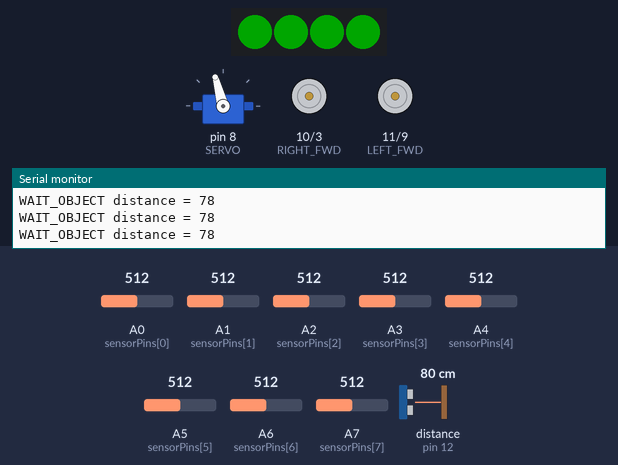
Bench run of a sketch on a simulated Arduino Nano, built with avr-gcc and run on an emulated ATmega328P. On the bench: 4 RGB LEDs in strip order, left to right, servo, motor-driver pin pairs drawn as motors (green arrow = first pin HIGH = forward, orange = second pin HIGH = backward, longer = more drive), the last lines printed to the serial monitor. Wiring (inferred from the names in the program): ultrasonic range finder: trigger pin 13; echo pin 12; servo: signal pin 8. The test bench sets the inputs (shaded band); at power-on: distance to the obstacle (sensor on pin 12) 80 cm, A0 (sensorPins[0]) = 512, A1 (sensorPins[1]) = 512, A2 (sensorPins[2]) = 512, A3 (sensorPins[3]) = 512, A4 (sensorPins[4]) = 512, A5 (sensorPins[5]) = 512, A6 (sensorPins[6]) = 512, A7 (sensorPins[7]) = 512. The echo pulse lasts 58.3 µs per cm; dim RGB values are drawn brighter than linear; servo pulses on a pin are drawn as a servo (544–2400 µs = 0–180°).

Above: at 2.2 s.
2.3 s: distance to the obstacle (sensor on pin 12) set to 34 cm
3.8 s: distance to the obstacle (sensor on pin 12) set to 29 cm
At 4.5 s:
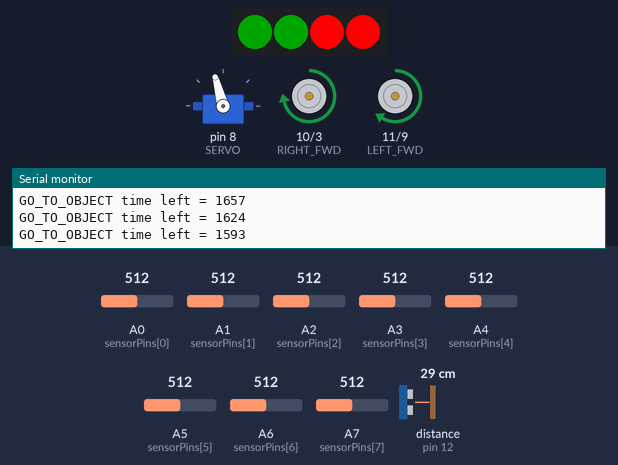
At 7.1 s:
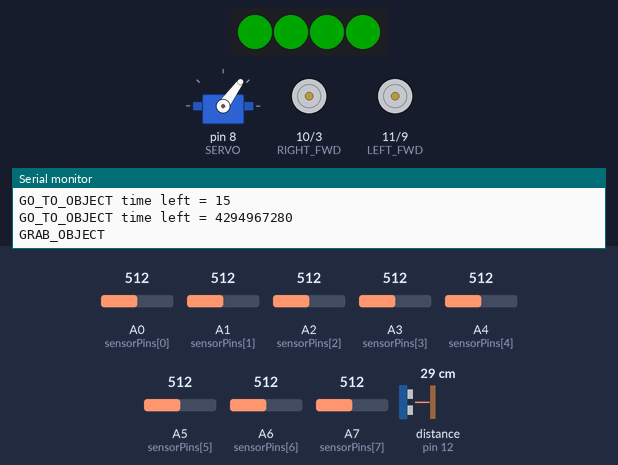
Timing chart, 0 to 18.8 s (numbered marks = the images above; inputs shaded):
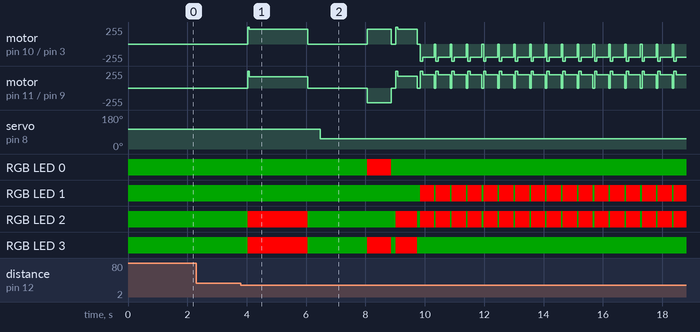

The sketch:

sketch_mar24a.ino
```cpp
#include <Adafruit_NeoPixel.h>

#define LED_PIN 7
#define NUM_LEDS 4

Adafruit_NeoPixel strip(NUM_LEDS, LED_PIN, NEO_GRB + NEO_KHZ800);

// ================= MOTOR PINS =================
const int LEFT_FWD  = 11;
const int LEFT_BWD  = 9;
const int RIGHT_FWD = 10;
const int RIGHT_BWD = 3;

// ================= ULTRASONIC SENSOR =================
const int TRIG_PIN = 13;
const int ECHO_PIN = 12;

// ================= GRIPPER =================
#define SERVO 8
#define GRIPPER_OPEN  1620
#define GRIPPER_CLOSE 1100

// ================= LINE SENSORS =================
int sensorPins[8] = {A0, A1, A2, A3, A4, A5, A6, A7};

// ================= SPEED SETTINGS =================
const int BASE_SPEED = 200;
const int TURN_SPEED = 190;
const int TURN_AROUND_SPEED = 200;
const int SEARCH_SPEED = 180;
const int APPROACH_SPEED = 180;
const int LINE_TH = 700;

// ================= FINISH SETTINGS =================
const int FINISH_SLOW_SPEED = 160;
const unsigned long FINISH_CHECK_TIME = 500;

// ================= DISTANCE/TIME SETTINGS =================
const int OBJECT_DETECT_DISTANCE = 30;
const unsigned long APPROACH_TIME = 2000;
const unsigned long BACK_TIME = 3000;
const unsigned long LEFT_TURN_90_TIME = 800;
const unsigned long FORWARD_AFTER_GRAB_TIME = 700;

// ================= OBSTACLE SETTINGS =================
const int OBSTACLE_DISTANCE = 10;

// ================= STATE =================
int lastTurn = 0;   // -1 left, 0 straight, 1 right
bool turningRight = false;
bool turningLeft  = false;
bool finished = false;
bool startBoostNeeded = true;

unsigned long moveStartTime = 0;
unsigned long actionStartTime = 0;

bool finishCandidate = false;
unsigned long finishCandidateStart = 0;

// ================= MODES =================
enum RobotMode {
  WAIT_OBJECT,
  GO_TO_OBJECT,
  GRAB_OBJECT,
  TURN_LEFT_90_AFTER_GRAB,
  GO_FORWARD_AFTER_GRAB,
  MAZE_MODE,
  FINISHED_MODE
};

RobotMode mode = WAIT_OBJECT;

// ================= LED CONTROL =================
void ledsBaseGreen() {
  for (int i = 0; i < NUM_LEDS; i++) {
    strip.setPixelColor(i, strip.Color(0, 40, 0));
  }
}

void ledsForward() {
  ledsBaseGreen();
  strip.setPixelColor(3, strip.Color(255, 0, 0)); // перед лев
  strip.setPixelColor(2, strip.Color(255, 0, 0)); // перед прав
  strip.show();
}

void ledsBack() {
  ledsBaseGreen();
  strip.setPixelColor(0, strip.Color(255, 0, 0)); // зад прав
  strip.setPixelColor(1, strip.Color(255, 0, 0)); // зад лев
  strip.show();
}

void ledsLeft() {
  ledsBaseGreen();
  strip.setPixelColor(3, strip.Color(255, 0, 0)); // перед лев
  strip.setPixelColor(0, strip.Color(255, 0, 0)); // зад лев
  strip.show();
}

void ledsRight() {
  ledsBaseGreen();
  strip.setPixelColor(2, strip.Color(255, 0, 0)); // перед прав
  strip.setPixelColor(1, strip.Color(255, 0, 0)); // зад прав
  strip.show();
}

void ledsIdle() {
  ledsBaseGreen();
  strip.show();
}

// ================= MOTOR CONTROL =================
void stopMotors() {
  analogWrite(LEFT_FWD, 0);
  analogWrite(LEFT_BWD, 0);
  analogWrite(RIGHT_FWD, 0);
  analogWrite(RIGHT_BWD, 0);

  ledsIdle();
  startBoostNeeded = true;
}

void forward(int spd) {
  ledsForward();

  if (startBoostNeeded) {
    analogWrite(LEFT_FWD, 255);
    analogWrite(LEFT_BWD, 0);
    analogWrite(RIGHT_FWD, 255);
    analogWrite(RIGHT_BWD, 0);
    delay(60);

    startBoostNeeded = false;
  }

  analogWrite(LEFT_FWD, spd);
  analogWrite(LEFT_BWD, 0);
  analogWrite(RIGHT_FWD, constrain(spd + 40, 0, 255));
  analogWrite(RIGHT_BWD, 0);
}

void backward(int spd) {
  ledsBack();

  analogWrite(LEFT_FWD, 0);
  analogWrite(LEFT_BWD, spd);
  analogWrite(RIGHT_FWD, 0);
  analogWrite(RIGHT_BWD, constrain(spd + 30, 0, 255));
}

void turnLeft() {
  ledsLeft();

  analogWrite(LEFT_FWD, 0);
  analogWrite(LEFT_BWD, 0);
  analogWrite(RIGHT_FWD, constrain(TURN_SPEED + 40, 0, 255));
  analogWrite(RIGHT_BWD, 0);
}

void turnRight() {
  ledsRight();

  analogWrite(LEFT_FWD, TURN_SPEED);
  analogWrite(LEFT_BWD, 0);
  analogWrite(RIGHT_FWD, 0);
  analogWrite(RIGHT_BWD, 0);
}

void pivotLeft() {
  ledsLeft();

  analogWrite(LEFT_FWD, 0);
  analogWrite(LEFT_BWD, constrain(BASE_SPEED + 20, 0, 255));
  analogWrite(RIGHT_FWD, BASE_SPEED);
  analogWrite(RIGHT_BWD, 0);
}

void slightLeft() {
  ledsLeft();

  analogWrite(LEFT_FWD, 0);
  analogWrite(LEFT_BWD, 0);
  analogWrite(RIGHT_FWD, BASE_SPEED);
  analogWrite(RIGHT_BWD, 0);
}

void slightRight() {
  ledsRight();

  analogWrite(LEFT_FWD, constrain(BASE_SPEED + 20, 0, 255));
  analogWrite(LEFT_BWD, 0);
  analogWrite(RIGHT_FWD, 0);
  analogWrite(RIGHT_BWD, 0);
}

void forwardToObject(int spd) {
  ledsForward();

  if (startBoostNeeded) {
    analogWrite(LEFT_FWD, 255);
    analogWrite(LEFT_BWD, 0);
    analogWrite(RIGHT_FWD, 255);
    analogWrite(RIGHT_BWD, 0);
    delay(60);

    startBoostNeeded = false;
  }

  analogWrite(LEFT_FWD, spd - 10);
  analogWrite(LEFT_BWD, 0);
  analogWrite(RIGHT_FWD, constrain(spd + 40, 0, 255));
  analogWrite(RIGHT_BWD, 0);
}

// ================= GRIPPER CONTROL =================
void gripper(int newPulse) {
  static unsigned long timer = 0;
  static int pulse = GRIPPER_OPEN;

  if (millis() > timer) {
    if (newPulse > 0) {
      pulse = newPulse;
    }

    digitalWrite(SERVO, HIGH);
    delayMicroseconds(pulse);
    digitalWrite(SERVO, LOW);

    timer = millis() + 20;
  }
}

void holdGripper(int pulse, int timeMs) {
  unsigned long start = millis();
  while (millis() - start < (unsigned long)timeMs) {
    gripper(pulse);
  }
}

void gripperOpen() {
  holdGripper(GRIPPER_OPEN, 1000);
}

void gripperClose() {
  holdGripper(GRIPPER_CLOSE, 1200);
}

void serviceGripper() {
  gripper(0);
}

void delayWithGripper(unsigned long ms) {
  unsigned long start = millis();
  while (millis() - start < ms) {
    serviceGripper();
  }
}

// ================= ULTRASONIC =================
long getDistanceCm() {
  digitalWrite(TRIG_PIN, LOW);
  delayMicroseconds(2);

  digitalWrite(TRIG_PIN, HIGH);
  delayMicroseconds(10);
  digitalWrite(TRIG_PIN, LOW);

  long duration = pulseIn(ECHO_PIN, HIGH, 30000);
  if (duration == 0) return 999;

  return duration * 0.034 / 2.0;
}

bool isObstacleAhead() {
  long d = getDistanceCm();
  return (d > 0 && d < OBSTACLE_DISTANCE);
}

// ================= SENSOR READ =================
void readSensors(bool &farRight, bool &right, bool &center, bool &left, bool &farLeft) {
  farRight = false;
  right = false;
  center = false;
  left = false;
  farLeft = false;

  for (int i = 0; i < 8; i++) {
    int v = analogRead(sensorPins[i]);

    if (v > LINE_TH) {
      if (i == 0 || i == 1) farRight = true;
      if (i == 2) right = true;
      if (i == 3 || i == 4) center = true;
      if (i == 5) left = true;
      if (i == 6 || i == 7) farLeft = true;
    }
  }
}

bool isFinishSquare() {
  int blackCount = 0;

  for (int i = 0; i < 8; i++) {
    int v = analogRead(sensorPins[i]);
    if (v > LINE_TH) {
      blackCount++;
    }
  }

  return (blackCount >= 6);
}

// ================= SPECIAL ACTIONS =================
void turnAround() {
  ledsRight();

  // короткий буст для старта разворота
  analogWrite(LEFT_FWD, 255);
  analogWrite(LEFT_BWD, 0);
  analogWrite(RIGHT_FWD, 0);
  analogWrite(RIGHT_BWD, 255);
  delay(80);

  // основной разворот
  analogWrite(LEFT_FWD, TURN_AROUND_SPEED);
  analogWrite(LEFT_BWD, 0);
  analogWrite(RIGHT_FWD, 0);
  analogWrite(RIGHT_BWD, TURN_AROUND_SPEED);

  delayWithGripper(400);

  stopMotors();
  delayWithGripper(50);
}

void finishStop() {
  Serial.println("FINISH reached");

  stopMotors();
  delayWithGripper(300);

  unsigned long preBack = millis();
  while (millis() - preBack < 500) {
    backward(BASE_SPEED);
    serviceGripper();
  }

  stopMotors();
  delayWithGripper(200);

  gripperOpen();
  delayWithGripper(700);

  stopMotors();
  delayWithGripper(400);

  unsigned long start = millis();
  while (millis() - start < BACK_TIME) {
    backward(BASE_SPEED);
    serviceGripper();
  }

  stopMotors();

  finished = true;
  mode = FINISHED_MODE;
}

// ================= LINE FOLLOW WITH RIGHT HAND =================
void lineFollow() {
  serviceGripper();

  if (mode == MAZE_MODE && isObstacleAhead()) {
    stopMotors();
    delayWithGripper(100);

    turningRight = false;
    turningLeft = false;
    finishCandidate = false;

    turnAround();
    lastTurn = 1;
    return;
  }

  if (mode == MAZE_MODE) {
    bool finishNow = isFinishSquare();

    if (finishNow && !finishCandidate) {
      finishCandidate = true;
      finishCandidateStart = millis();
    }

    if (finishCandidate) {
      forward(FINISH_SLOW_SPEED);

      if (finishNow) {
        if (millis() - finishCandidateStart >= FINISH_CHECK_TIME) {
          finishStop();
          return;
        }
      } else {
        finishCandidate = false;
      }

      return;
    }
  }

  bool farRight, right, center, left, farLeft;
  readSensors(farRight, right, center, left, farLeft);

  if (turningRight) {
    turnRight();
    if (center) {
      turningRight = false;
      lastTurn = 1;
    }
    return;
  }

  if (turningLeft) {
    turnLeft();
    if (center) {
      turningLeft = false;
      lastTurn = -1;
    }
    return;
  }

  if (farRight || right) {
    turningRight = true;
    turnRight();
    return;
  }

  if (center) {
    lastTurn = 0;

    if (left && !right) {
      slightLeft();
    } else if (right && !left) {
      slightRight();
    } else {
      forward(BASE_SPEED);
    }
    return;
  }

  if (left || farLeft) {
    turningLeft = true;
    turnLeft();
    return;
  }

  if (!farRight && !right && !center && !left && !farLeft) {
    turnAround();
    lastTurn = 1;
    return;
  }

  forward(SEARCH_SPEED);
}

// ================= SETUP =================
void setup() {
  pinMode(LEFT_FWD, OUTPUT);
  pinMode(LEFT_BWD, OUTPUT);
  pinMode(RIGHT_FWD, OUTPUT);
  pinMode(RIGHT_BWD, OUTPUT);

  for (int i = 0; i < 8; i++) {
    pinMode(sensorPins[i], INPUT);
  }

  pinMode(TRIG_PIN, OUTPUT);
  pinMode(ECHO_PIN, INPUT);
  pinMode(SERVO, OUTPUT);

  strip.begin();
  ledsIdle();

  Serial.begin(9600);
  Serial.println("System Online");

  gripperOpen();
}

// ================= MAIN LOOP =================
void loop() {
  serviceGripper();

  if (finished) {
    stopMotors();
    return;
  }

  switch (mode) {
    case WAIT_OBJECT: {
      stopMotors();

      long distance = getDistanceCm();

      Serial.print("WAIT_OBJECT distance = ");
      Serial.println(distance);

      if (distance > 0 && distance <= OBJECT_DETECT_DISTANCE) {
        delayWithGripper(200);
        moveStartTime = millis();
        mode = GO_TO_OBJECT;
      }
      break;
    }

    case GO_TO_OBJECT:
      Serial.print("GO_TO_OBJECT time left = ");
      Serial.println(APPROACH_TIME - (millis() - moveStartTime));

      if (millis() - moveStartTime < APPROACH_TIME) {
        forwardToObject(APPROACH_SPEED);
      } else {
        stopMotors();
        delayWithGripper(200);
        mode = GRAB_OBJECT;
      }
      break;

    case GRAB_OBJECT:
      Serial.println("GRAB_OBJECT");
      stopMotors();
      delayWithGripper(200);

      gripperClose();
      delayWithGripper(400);

      actionStartTime = millis();
      mode = TURN_LEFT_90_AFTER_GRAB;
      break;

    case TURN_LEFT_90_AFTER_GRAB:
      Serial.println("TURN_LEFT_90_AFTER_GRAB");

      if (millis() - actionStartTime < LEFT_TURN_90_TIME) {
        pivotLeft();
        serviceGripper();
      } else {
        stopMotors();
        delayWithGripper(150);
        actionStartTime = millis();
        mode = GO_FORWARD_AFTER_GRAB;
      }
      break;

    case GO_FORWARD_AFTER_GRAB:
      Serial.println("GO_FORWARD_AFTER_GRAB");

      if (millis() - actionStartTime < FORWARD_AFTER_GRAB_TIME) {
        forward(APPROACH_SPEED);
        serviceGripper();
      } else {
        stopMotors();
        delayWithGripper(100);

        finishCandidate = false;
        mode = MAZE_MODE;
      }
      break;

    case MAZE_MODE:
      lineFollow();
      break;

    case FINISHED_MODE:
      stopMotors();
      break;
  }
}
```

Measured:
- the behaviour switches between 32 and 31 cm on distance to the obstacle (sensor on pin 12) (found by bisection; images 0 and 1)
- after the input at 3.8 s, servo on pin 8 (SERVO): 105° → 54° after 2.7 s, → 55° 1.6 s later; RGB LED 0: RGB(0, 40, 0) → RGB(255, 0, 0) after 4.3 s, → RGB(0, 40, 0) 0.82 s later
